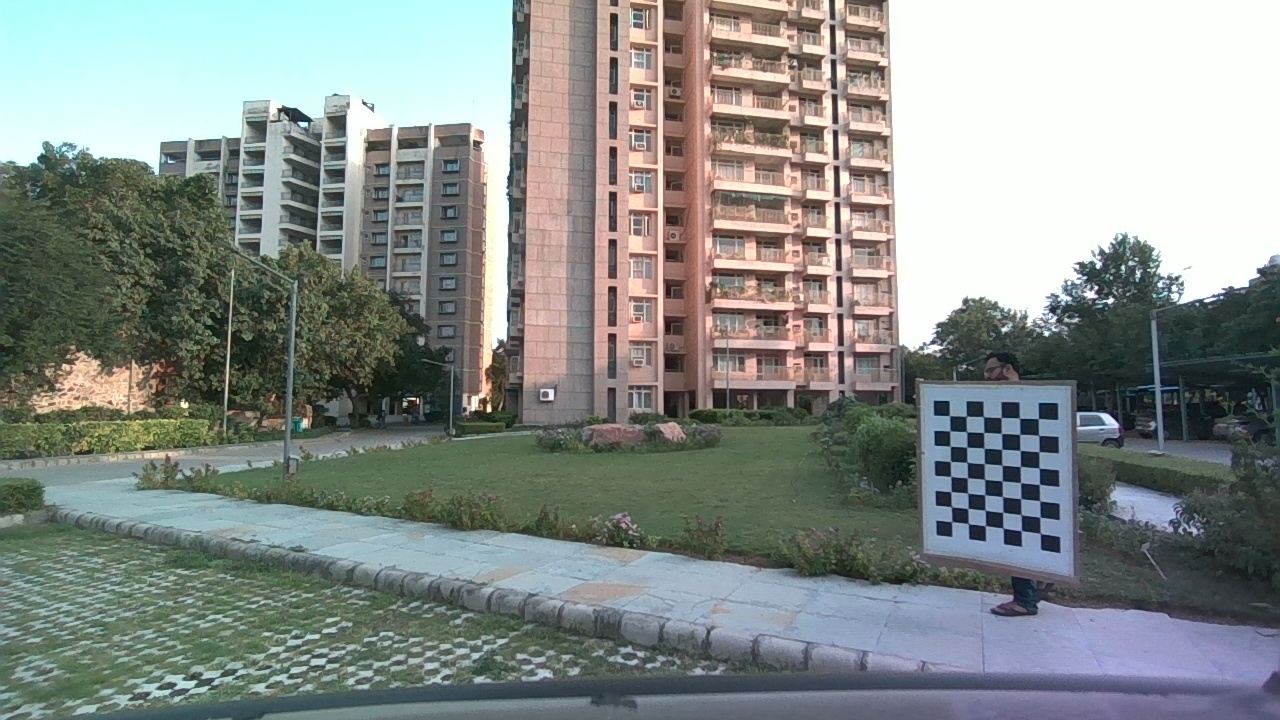
#> input picture cv assignment 2/CV-A2-calibration/camera_images/frame_1061.jpeg, 1280 x 720 px; its folder holds 4 pictures in this run
$ python Q2.py
#> lines starting #> are read from the running program, lines starting #| are printed output that depends on the picture; after the words box and inside, x2 and y2 are one past the last pixel; in counts of white or black regions, pixels touching at a corner belong together
# %% [markdown]
# # Section 2

# %%
import os
import numpy as np
import matplotlib.pyplot as plt
import pandas as pd
import seaborn as sns
import open3d
import cv2
import random
import time
import glob

# %%
list_of_paths = []
square_size = 108
numcorners=(8,6)
chessboard_camera_points=np.zeros((36,48,2),np.float64)
i=0
for imgpath in glob.glob("CV-A2-calibration/camera_images/*.jpeg"):
    list_of_paths.append(imgpath)
    img=cv2.imread(imgpath)
#> img is the input picture: shape (720, 1280, 3); mean B, G, R 138.3, 141.7, 135
    gray = cv2.cvtColor(img,cv2.COLOR_BGR2GRAY)
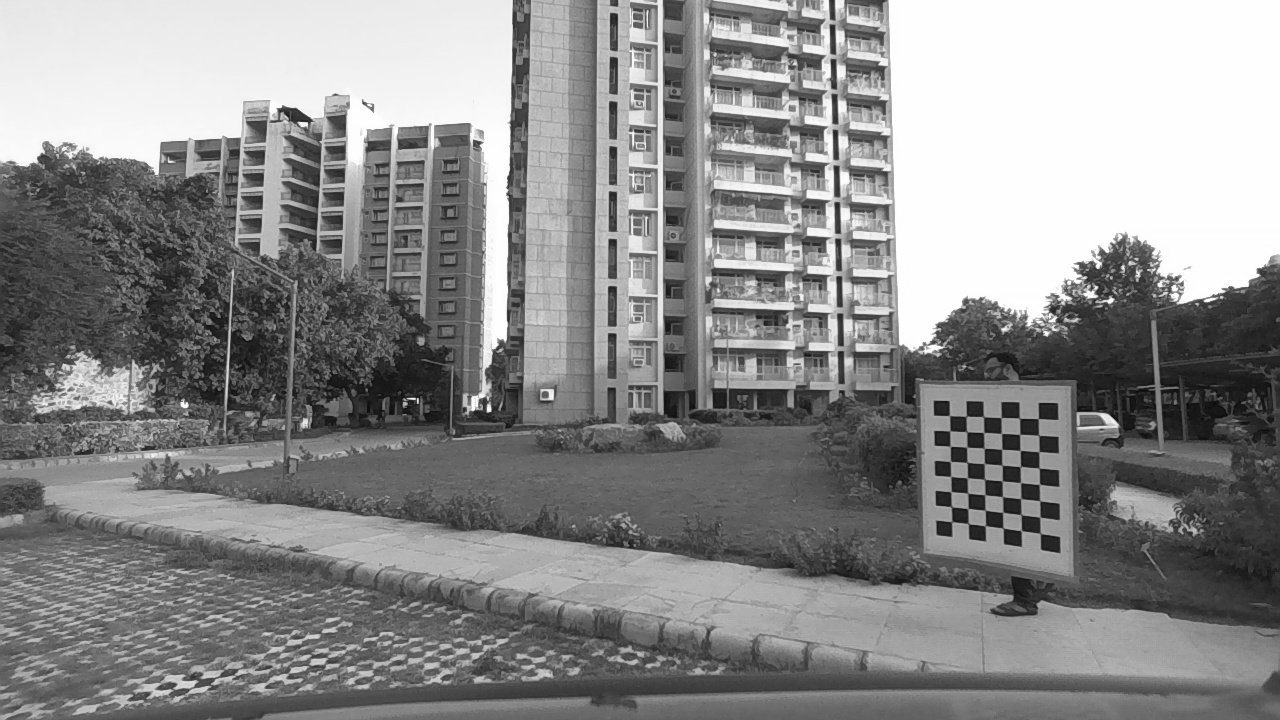
#> gray: shape (720, 1280); min 5, max 255, mean 139.3
    ret, corners = cv2.findChessboardCorners(gray, numcorners, None)
#> ret = True; corners = 48 rows, first 8: [951.9, 521.5], [951.6, 506.9], [950.7, 491.9], [950.6, 476.3], [950.4, 461.4], [950.5, 446.5], [949.9, 430.8], [949.3, 415.5]
    if ret == True:
        corners=cv2.cornerSubPix(gray,corners,(5,5),(-1,-1),(cv2.TERM_CRITERIA_EPS + cv2.TERM_CRITERIA_MAX_ITER, 500, 0.001))
#> corners = 48 rows, first 8: [951.7, 521.5], [951.4, 506.7], [951, 491.6], [950.7, 476.4], [950.4, 461.5], [950.3, 446.3], [949.8, 430.9], [949.5, 415.5]
        chessboard_camera_points[i]=corners.reshape(48,2)
        cv2.drawChessboardCorners(img, numcorners, corners, ret)
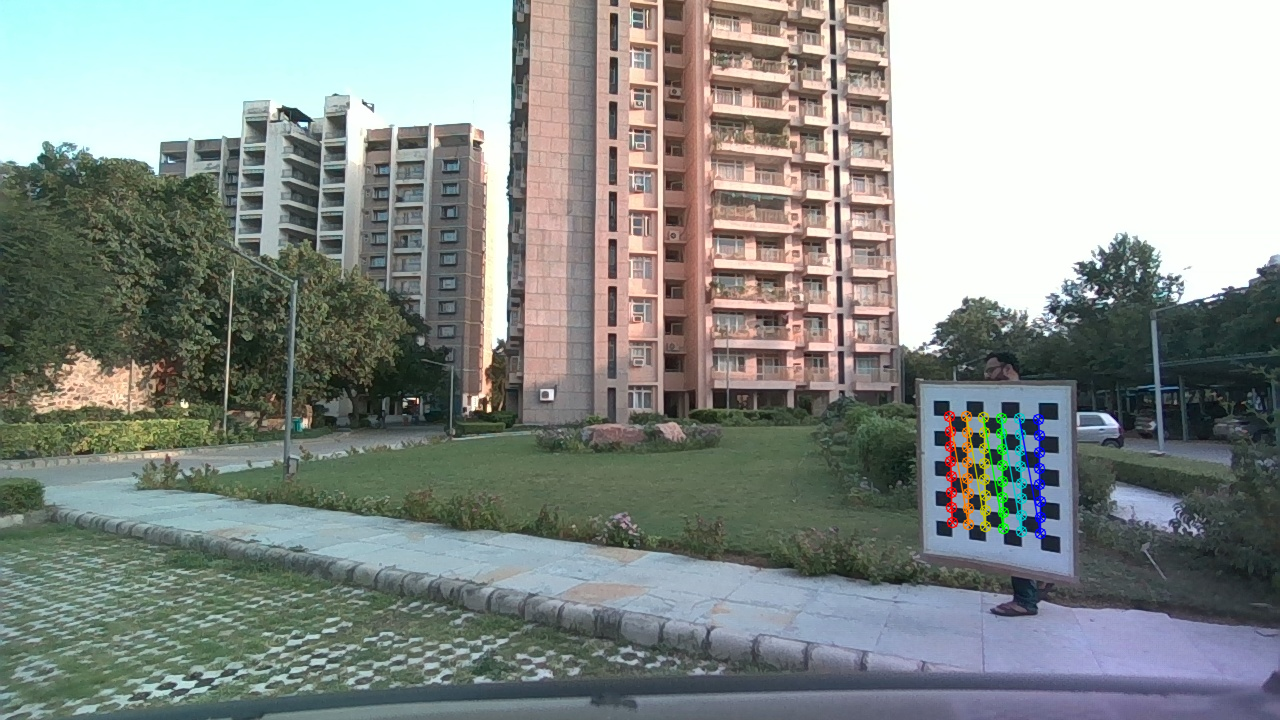
#> img: shape (720, 1280, 3); 0.77% of pixels changed, all inside (x1, y1, x2, y2) = (943, 410, 1047, 540)
    cv2.namedWindow('Chessboard '+imgpath, cv2.WND_PROP_FULLSCREEN)
    cv2.setWindowProperty('Chessboard '+imgpath, cv2.WND_PROP_FULLSCREEN, cv2.WINDOW_FULLSCREEN)
    cv2.imshow('Chessboard '+imgpath, img)
    cv2.waitKey(1000)
    time.sleep(1)
    i+=1
#> pass 2 of the loop `for imgpath in glob.glob("CV-A2-calibration/camera_images/*.jpeg"):`:
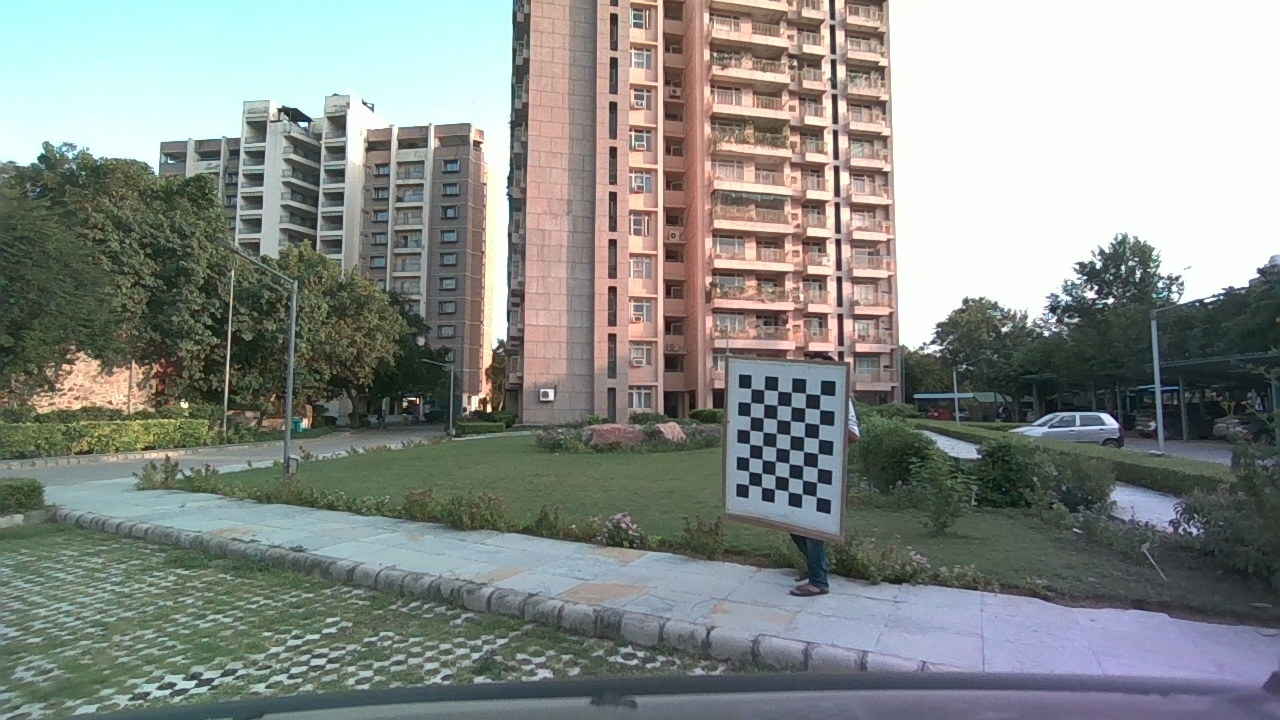
#> input picture cv assignment 2/CV-A2-calibration/camera_images/frame_1075.jpeg, 1280 x 720 px
#> img is the input picture: shape (720, 1280, 3); mean B, G, R 136.2, 140.7, 135.6
#> `gray = cv2.cvtColor(img,cv2.COLOR_BGR2GRAY)`:
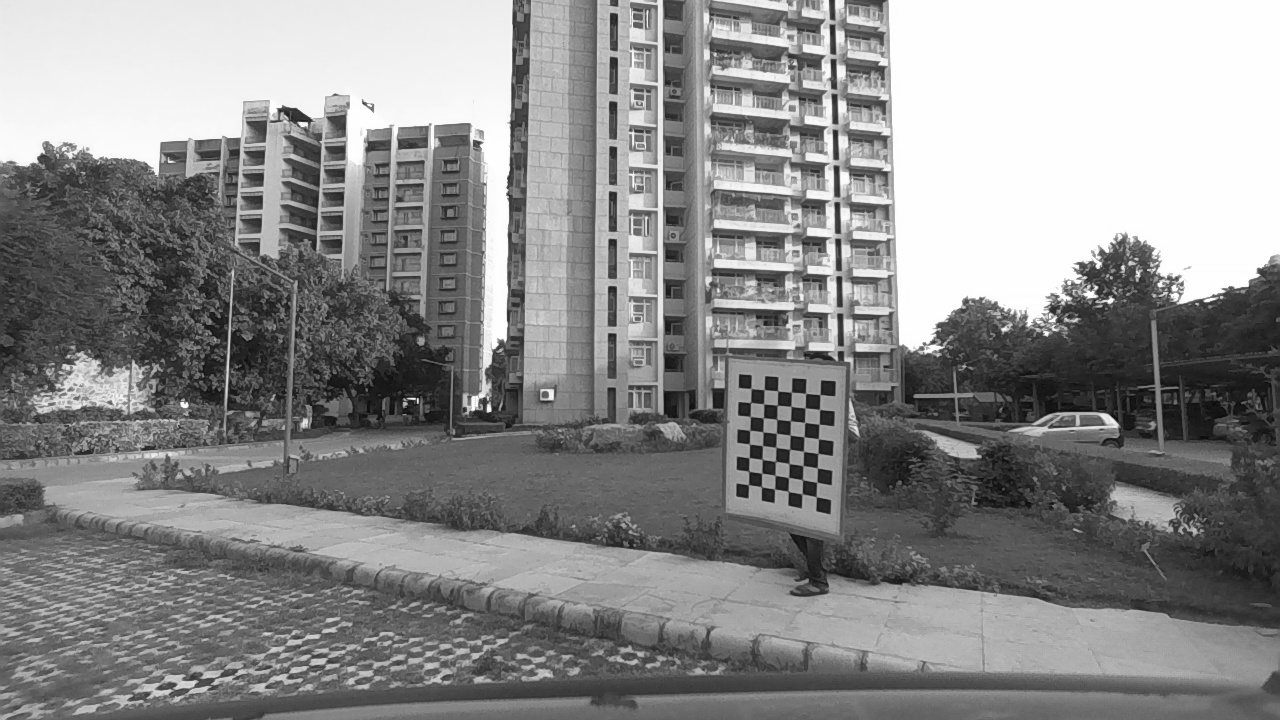
#> gray: shape (720, 1280); min 3, max 255, mean 138.6
#> `ret, corners = cv2.findChessboardCorners(gray, numcorners, None)`: corners = 48 rows, first 8: [748.4, 484.6], [748.6, 471.2], [749, 457.7], [749.2, 444], [749.6, 430.6], [750.2, 416.7], [750.6, 402.5], [750.8, 388.1]
#> `corners=cv2.cornerSubPix(gray,corners,(5,5),(-1,-1),(cv2.TERM_CRITERIA..`: corners = 48 rows, first 8: [748.5, 484.6], [748.7, 471.2], [749.1, 457.6], [749.4, 444], [749.7, 430.4], [750.2, 416.5], [750.5, 402.5], [751, 388.4]
#> `cv2.drawChessboardCorners(img, numcorners, corners, ret)`:
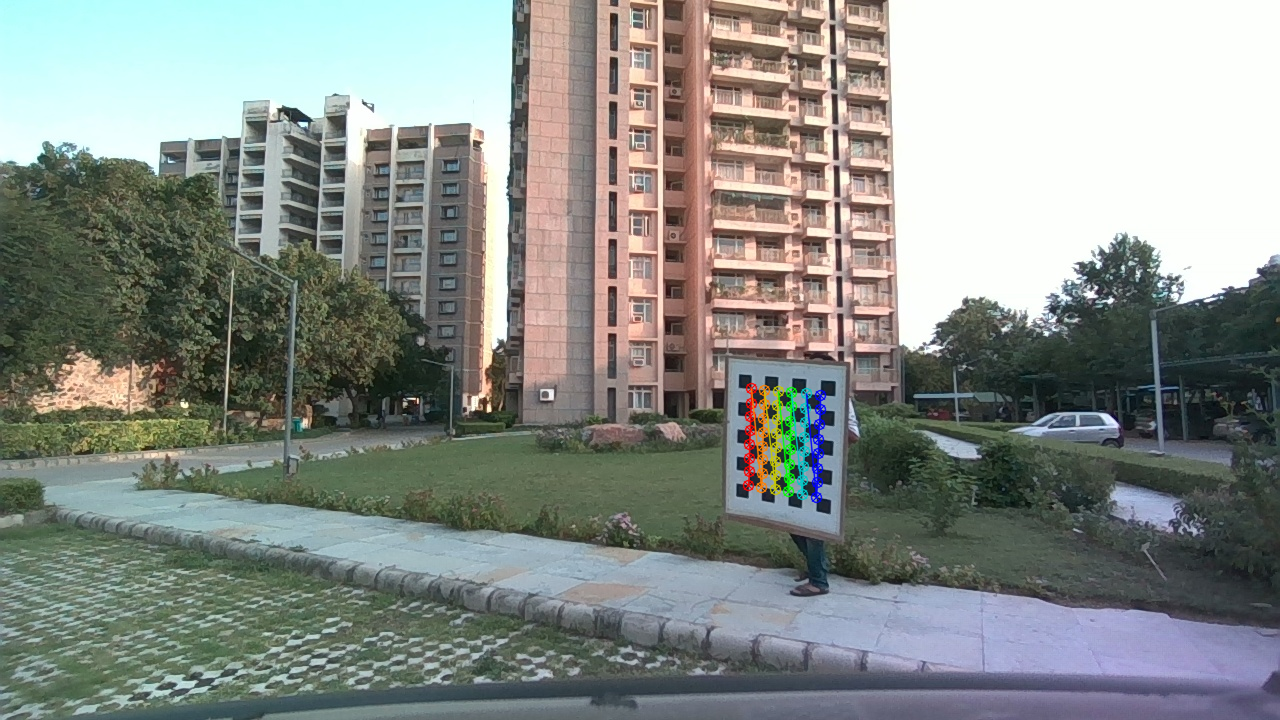
#> img: shape (720, 1280, 3); 0.71% of pixels changed, all inside (x1, y1, x2, y2) = (742, 382, 827, 504)
#> pass 3 of the loop `for imgpath in glob.glob("CV-A2-calibration/camera_images/*.jpeg"):`:
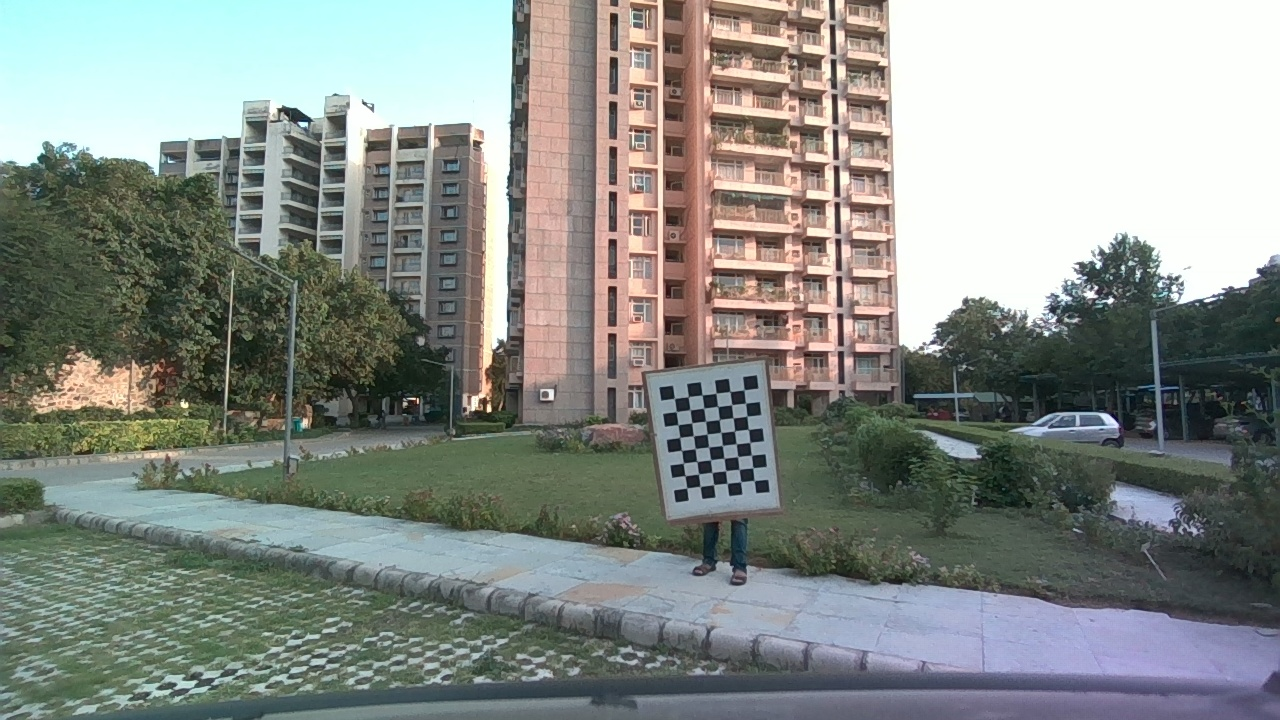
#> input picture cv assignment 2/CV-A2-calibration/camera_images/frame_1093.jpeg, 1280 x 720 px
#> img is the input picture: shape (720, 1280, 3); mean B, G, R 135.8, 140.7, 135.4
#> `gray = cv2.cvtColor(img,cv2.COLOR_BGR2GRAY)`:
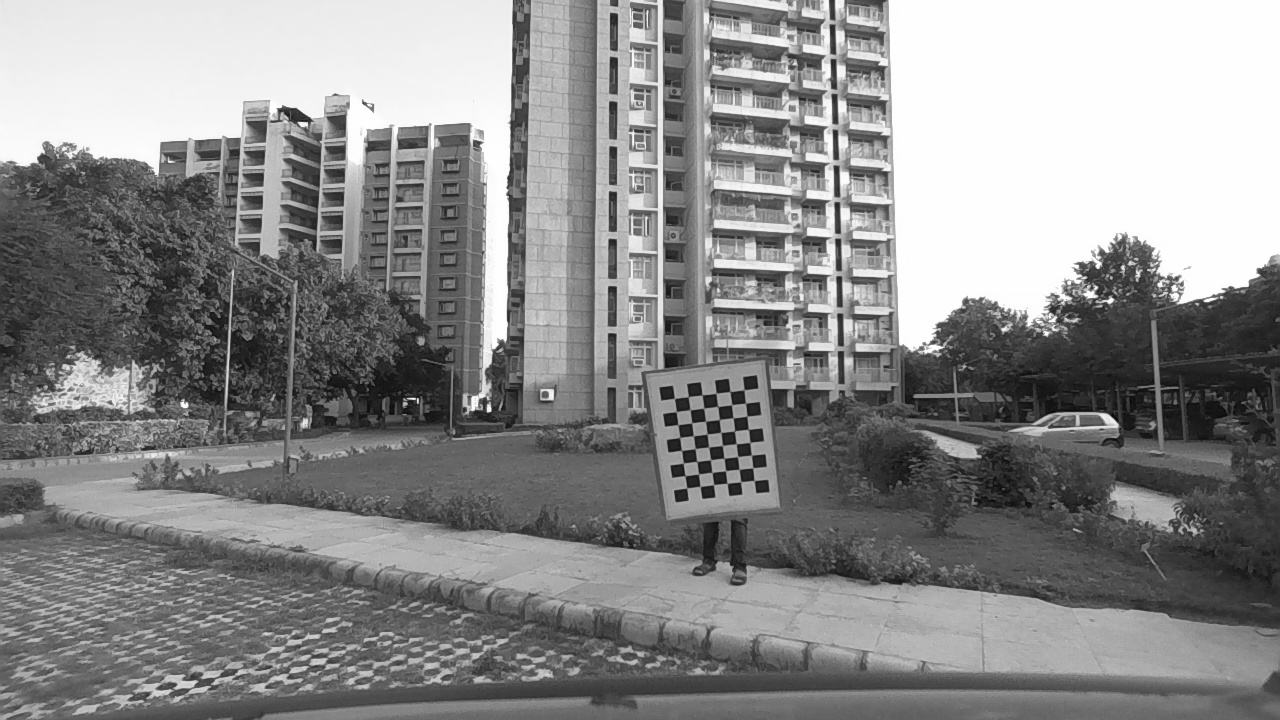
#> gray: shape (720, 1280); min 3, max 255, mean 138.5
#> `ret, corners = cv2.findChessboardCorners(gray, numcorners, None)`: corners = 48 rows, first 8: [744.2, 389.6], [745.6, 403.1], [747.1, 415.8], [748.1, 429.3], [749.8, 442.5], [751.5, 455.2], [753, 467.7], [754.3, 480.9]
#> `corners=cv2.cornerSubPix(gray,corners,(5,5),(-1,-1),(cv2.TERM_CRITERIA..`: corners = 48 rows, first 8: [744.1, 389.8], [745.5, 403.2], [747, 416.1], [748.4, 429.4], [749.8, 442.4], [751.4, 455.2], [752.7, 467.8], [754.1, 480.5]
#> `cv2.drawChessboardCorners(img, numcorners, corners, ret)`:
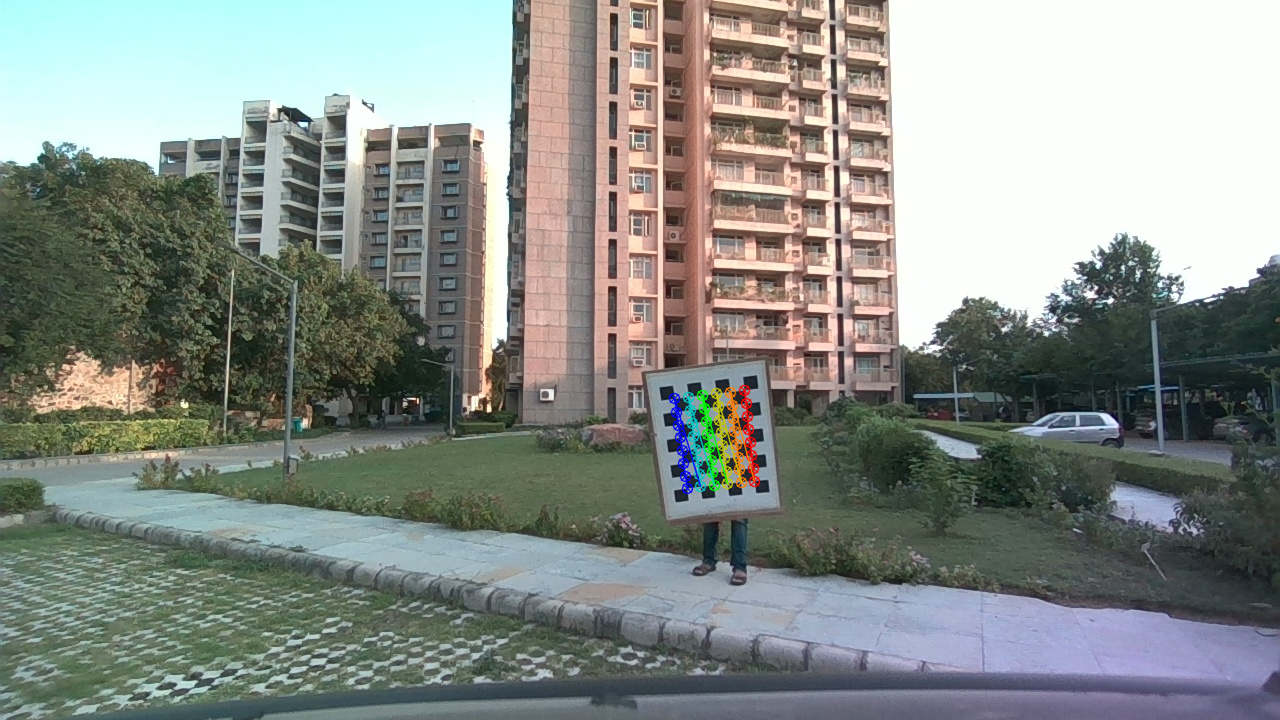
#> img: shape (720, 1280, 3); 0.68% of pixels changed, all inside (x1, y1, x2, y2) = (668, 384, 761, 495)
#> the loop made 4 passes; the first 3 are shown

time.sleep(3)
cv2.destroyAllWindows()

# %%
#> (the run stopped early here; a loop or call above may not have finished)
